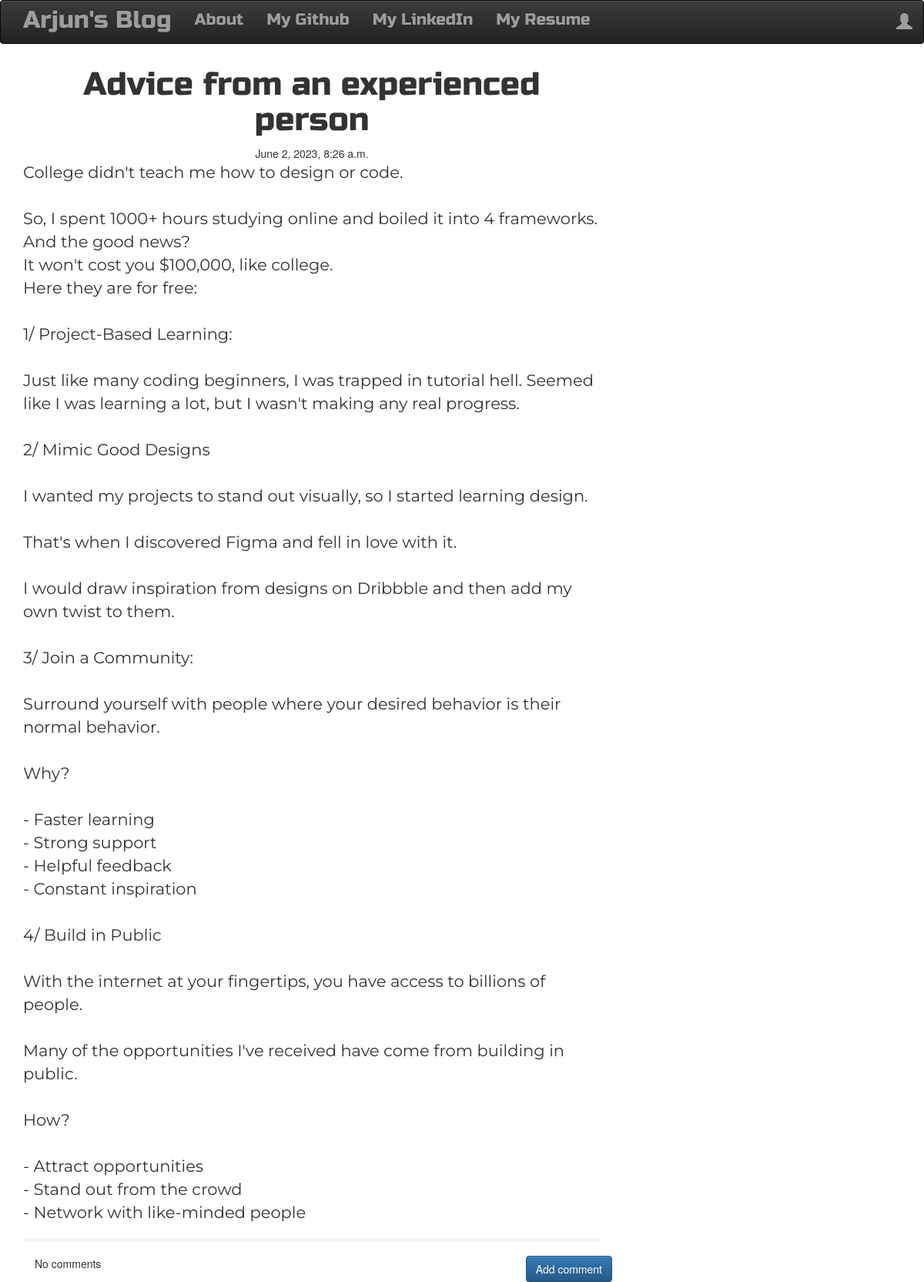
The app's page /post/4/ with its own data.
### blog/models.py (models this page shows, shortened)
class Post(models.Model):
    author = models.ForeignKey('auth.User',on_delete=models.CASCADE)
    title = models.CharField(max_length=256)
    text = models.TextField()
    created_date = models.DateTimeField(default=timezone.now)
    published_date = models.DateTimeField(blank=True,null=True)

### blog/views.py (the view)
# urls.py: path('post/<int:pk>/', PostDetailView.as_view(), name='post_detail'),
class PostDetailView(DetailView):
    model = Post

### blog/templates/blog/post_detail.html (shortened to what this page needs)
{% extends "blog/base.html" %}
{% block content %}
<h1 class="posttitle loader">{{post.title}}</h1>
{% if post.published_date %}
<div class="date postdate">
    {{ post.published_date }}
</div>
{% else %}
<a href="{% url 'post_publish' pk=post.pk %}" class="btn btn-default">Publish</a>
{% endif %}
<p class="postcontent">{{post.text|safe|linebreaksbr}}</p>
<hr>
<a class="btn btn-primary btn-comment" href="{% url 'add_comment_to_post' pk=post.pk %}">Add comment</a>
<div class="container">
{% for comment in post.comments.all %}
<br>
    {% if user.is_authenticated or comment.approved_comment %}
        {{comment.created_date}}
            {% if not comment.approved_comment %}
            <a class="btn btn-default" href="{% url 'comment_remove' pk=comment.pk %}"><span class="glyphicon glyphicon-remove"></span></a>
            <a class="btn btn-primary" href="{% url 'comment_approve' pk=comment.pk %}"><span class="glyphicon glyphicon-ok"></span></a>
            {% endif %}
        <p>{{comment.text|safe|linebreaksbr}}</p>
        <p>Posted by: {{comment.author}}</p>
    {% endif %}
    {% empty %}
    <p>No comments</p>
{% endfor %}
</div>
{% endblock %}

### blog/static/css/blog.css (style rules this page uses)
.postdate { text-align: center; }
.posttitle { font-family: 'Russo One', sans-serif; font-size: 3em; text-align: center; }
.postcontent { font-family: 'Montserrat'; font-size: 1.5em; }
.btn-comment { position: absolute; right: 0px; }
.loader { filter:hue-rotate(0deg); color: linear-gradient(45deg,#0f8,#08f); animation:hue 5000ms infinite linear; }

### records on screen
Post: title "Advice from an experienced person", published_date "June 2, 2023, 8:26 a.m.", text "College didn't teach me how to design or code. So, I spent 1000+ hours studying online and boiled it into 4 frameworks. And the good news? It won't cost you $100,000, like college. Here they are for free: 1/ Project-Based Learning: Just like many coding beginners, I was trapped in tutorial hell. Seemed like I was learning a lot, but I wasn't making any real progress. 2/ Mimic Good Designs I wanted my projects to stand out visually, so I started learning design. That's when I discovered Figma and fell in love with it. I would draw inspiration from designs on Dribbble and then add my own twist to them. 3/ Join a Community: Surround yourself with people where your desired behavior is their…"
